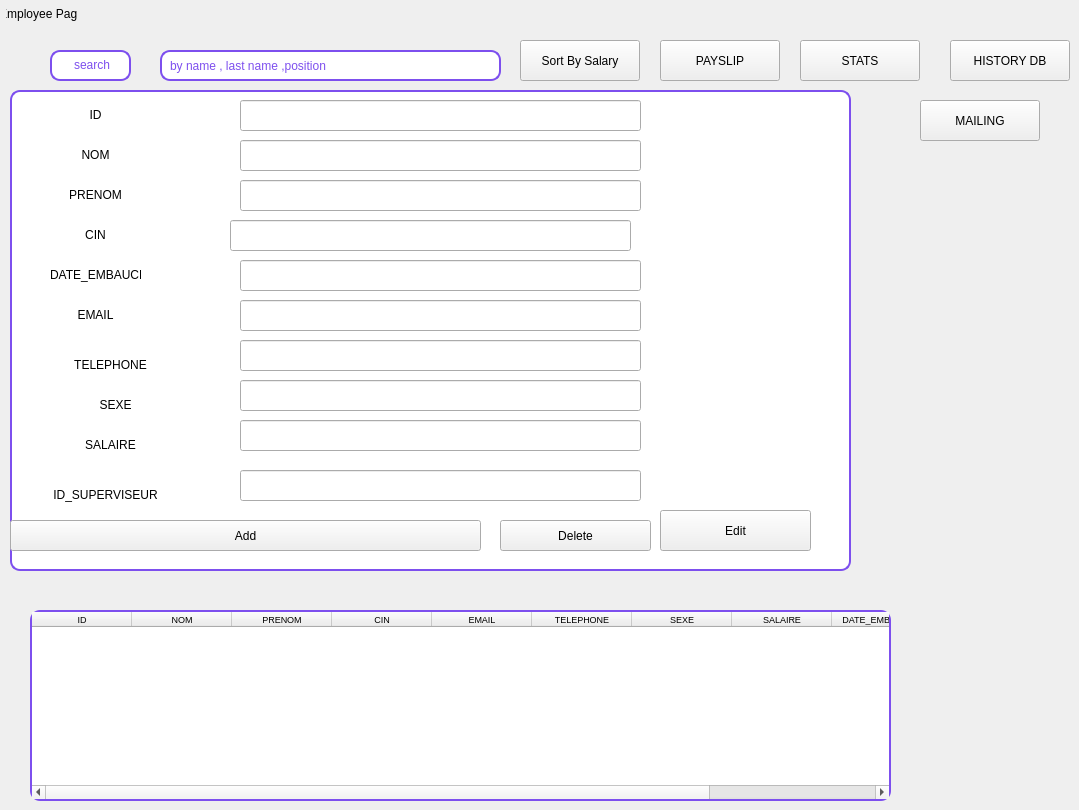
      <widget class="QWidget" name="employeePage">
       <widget class="QLabel" name="employeeLabel">
        <property name="geometry">
         <rect>
          <x>6</x>
          <y>6</y>
          <width>71</width>
          <height>16</height>
         </rect>
        </property>
        <property name="text">
         <string>Employee Page</string>
        </property>
        <property name="alignment">
         <set>Qt::AlignmentFlag::AlignCenter</set>
        </property>
       </widget>
       <widget class="QLabel" name="label_6">
        <property name="geometry">
         <rect>
          <x>50</x>
          <y>50</y>
          <width>81</width>
          <height>31</height>
         </rect>
        </property>
        <property name="styleSheet">
         <string notr="true">QLabel#label_6 {
    background-color: #FFFFFF;
    border: 2px solid #7D4FEE;
    border-radius: 10px;
    padding: 6px;
    font: 10pt &quot;Arial&quot;;
    color: #7D4FEE;
}</string>
        </property>
        <property name="text">
         <string>&lt;html&gt;&lt;head/&gt;&lt;body&gt;&lt;p align=&quot;center&quot;&gt;search&lt;/p&gt;&lt;/body&gt;&lt;/html&gt;</string>
        </property>
       </widget>
       <widget class="QLineEdit" name="lineEdit_6">
        <property name="geometry">
         <rect>
          <x>160</x>
          <y>50</y>
          <width>341</width>
          <height>31</height>
         </rect>
        </property>
        <property name="styleSheet">
         <string notr="true">QLineEdit#lineEdit_6 {
    background-color: #FFFFFF;
    border: 2px solid #7D4FEE;
    border-radius: 10px;
    padding: 6px;
    font: 10pt &quot;Arial&quot;;
    color: #7D4FEE;
}

QLineEdit#lineEdit_6:focus {
    border: 2px solid #5A2BE2; /* darker purple when focused */
}

QLineEdit#lineEdit_6:disabled {
    background-color: #F0F0F0;
    color: #AAAAAA;
    border: 2px solid #CCCCCC;
}
</string>
        </property>
        <property name="text">
         <string>by name , last name ,position</string>
        </property>
       </widget>
       <widget class="QWidget" name="widget" native="true">
        <property name="geometry">
         <rect>
          <x>0</x>
          <y>80</y>
          <width>861</width>
          <height>501</height>
         </rect>
        </property>
        <property name="styleSheet">
         <string notr="true">QWidget#widget {
    background-color: #FFFFFF;
    border: 2px solid #7D4FEE;
    border-radius: 10px;
    font: bold 14pt &quot;Arial&quot;;
    color: #7D4FEE;
    margin: 10px;
}

</string>
        </property>
        <widget class="QLabel" name="label_7">
         <property name="geometry">
          <rect>
           <x>50</x>
           <y>20</y>
           <width>91</width>
           <height>31</height>
          </rect>
         </property>
         <property name="styleSheet">
          <string notr="true">QLabel#label {
    background-color: #FFFFFF;
    border: 2px solid #7D4FEE;
    border-radius: 10px;
    padding: 6px;
    font: 10pt &quot;Arial&quot;;
    color: #7D4FEE;
}
</string>
         </property>
         <property name="text">
          <string>&lt;html&gt;&lt;head/&gt;&lt;body&gt;&lt;p align=&quot;center&quot;&gt;ID&lt;/p&gt;&lt;/body&gt;&lt;/html&gt;</string>
         </property>
        </widget>
        <widget class="QLabel" name="label_8">
         <property name="geometry">
          <rect>
           <x>50</x>
           <y>60</y>
           <width>91</width>
           <height>31</height>
          </rect>
         </property>
         <property name="styleSheet">
          <string notr="true">QLabel#label_2 {
    background-color: #FFFFFF;
    border: 2px solid #7D4FEE;
    border-radius: 10px;
    padding: 6px;
    font: 10pt &quot;Arial&quot;;
    color: #7D4FEE;
}


</string>
         </property>
         <property name="text">
          <string>&lt;html&gt;&lt;head/&gt;&lt;body&gt;&lt;p align=&quot;center&quot;&gt;NOM&lt;/p&gt;&lt;/body&gt;&lt;/html&gt;</string>
         </property>
        </widget>
        <widget class="QLabel" name="label_9">
         <property name="geometry">
          <rect>
           <x>50</x>
           <y>100</y>
           <width>91</width>
           <height>31</height>
          </rect>
         </property>
         <property name="styleSheet">
          <string notr="true">QLabel#label_3 {
    background-color: #FFFFFF;
    border: 2px solid #7D4FEE;
    border-radius: 10px;
    padding: 6px;
    font: 10pt &quot;Arial&quot;;
    color: #7D4FEE;
}

QLabel#label_3:hover {
    background-color: #F5F5FF;
    color: #7D4FEE;
}

QLabel#label_3:disabled {
    background-color: #F0F0F0;
    color: #AAAAAA;
    border: 2px solid #CCCCCC;
}
</string>
         </property>
         <property name="text">
          <string>&lt;html&gt;&lt;head/&gt;&lt;body&gt;&lt;p align=&quot;center&quot;&gt;PRENOM&lt;/p&gt;&lt;/body&gt;&lt;/html&gt;</string>
         </property>
        </widget>
        <widget class="QLabel" name="label_12">
         <property name="geometry">
          <rect>
           <x>50</x>
           <y>140</y>
           <width>91</width>
           <height>31</height>
          </rect>
         </property>
         <property name="styleSheet">
          <string notr="true">QLabel#label_4 {
    background-color: #FFFFFF;
    border: 2px solid #7D4FEE;
    border-radius: 10px;
    padding: 6px;
    font: 10pt &quot;Arial&quot;;
    color: #7D4FEE;
}

QLabel#label_4:hover {
    background-color: #F5F5FF;
    color: #7D4FEE;
}

QLabel#label_4:disabled {
    background-color: #F0F0F0;
    color: #AAAAAA;
    border: 2px solid #CCCCCC;
}
</string>
         </property>
         <property name="text">
          <string>&lt;html&gt;&lt;head/&gt;&lt;body&gt;&lt;p align=&quot;center&quot;&gt;CIN&lt;/p&gt;&lt;/body&gt;&lt;/html&gt;</string>
         </property>
        </widget>
        <widget class="QLabel" name="label_16">
         <property name="geometry">
          <rect>
           <x>50</x>
           <y>180</y>
           <width>91</width>
           <height>31</height>
          </rect>
         </property>
         <property name="styleSheet">
          <string notr="true">QLabel#label_5 {
    background-color: #FFFFFF;
    border: 2px solid #7D4FEE;
    border-radius: 10px;
    padding: 6px;
    font: 10pt &quot;Arial&quot;;
    color: #7D4FEE;
}

QLabel#label_5:hover {
    background-color: #F5F5FF;
    color: #7D4FEE;
}

QLabel#label_5:disabled {
    background-color: #F0F0F0;
    color: #AAAAAA;
    border: 2px solid #CCCCCC;
}
</string>
         </property>
         <property name="text">
          <string>&lt;html&gt;&lt;head/&gt;&lt;body&gt;&lt;p align=&quot;center&quot;&gt;DATE_EMBAUCHE&lt;/p&gt;&lt;/body&gt;&lt;/html&gt;</string>
         </property>
        </widget>
        <widget class="QLineEdit" name="lineEdit_12">
         <property name="geometry">
          <rect>
           <x>240</x>
           <y>20</y>
           <width>401</width>
           <height>31</height>
          </rect>
         </property>
         <property name="styleSheet">
          <string notr="true">QLineEdit#lineEdit {
    background-color: #FFFFFF;
    border: 2px solid #7D4FEE;
    border-radius: 10px;
    padding: 6px;
    font: 10pt &quot;Arial&quot;;
    color: #7D4FEE;
}

QLineEdit#lineEdit:focus {
    border: 2px solid #5A2BE2; /* darker purple when focused */
}

QLineEdit#lineEdit:disabled {
    background-color: #F0F0F0;
    color: #AAAAAA;
    border: 2px solid #CCCCCC;
}
</string>
         </property>
        </widget>
        <widget class="QLineEdit" name="lineEdit_13">
         <property name="geometry">
          <rect>
           <x>240</x>
           <y>60</y>
           <width>401</width>
           <height>31</height>
          </rect>
         </property>
         <property name="styleSheet">
          <string notr="true">QLineEdit#lineEdit_2 {
    background-color: #FFFFFF;
    border: 2px solid #7D4FEE;
    border-radius: 10px;
    padding: 6px;
    font: 10pt &quot;Arial&quot;;
    color: #7D4FEE;
}

QLineEdit#lineEdit_2:focus {
    border: 2px solid #5A2BE2; /* darker purple when focused */
}

QLineEdit#lineEdit_2:disabled {
    background-color: #F0F0F0;
    color: #AAAAAA;
    border: 2px solid #CCCCCC;
}
</string>
         </property>
        </widget>
        <widget class="QLineEdit" name="lineEdit_14">
         <property name="geometry">
          <rect>
           <x>240</x>
           <y>100</y>
           <width>401</width>
           <height>31</height>
          </rect>
         </property>
         <property name="styleSheet">
          <string notr="true">QLineEdit#lineEdit_3 {
    background-color: #FFFFFF;
    border: 2px solid #7D4FEE;
    border-radius: 10px;
    padding: 6px;
    font: 10pt &quot;Arial&quot;;
    color: #7D4FEE;
}

QLineEdit#lineEdit_3:focus {
    border: 2px solid #5A2BE2; /* darker purple when focused */
}

QLineEdit#lineEdit_3:disabled {
    background-color: #F0F0F0;
    color: #AAAAAA;
    border: 2px solid #CCCCCC;
}
</string>
         </property>
        </widget>
        <widget class="QLineEdit" name="lineEdit_15">
         <property name="geometry">
          <rect>
           <x>230</x>
           <y>140</y>
           <width>401</width>
           <height>31</height>
          </rect>
         </property>
         <property name="styleSheet">
          <string notr="true">QLineEdit#lineEdit_4 {
    background-color: #FFFFFF;
    border: 2px solid #7D4FEE;
    border-radius: 10px;
    padding: 6px;
    font: 10pt &quot;Arial&quot;;
    color: #7D4FEE;
}

QLineEdit#lineEdit_4:focus {
    border: 2px solid #5A2BE2; /* darker purple when focused */
}

QLineEdit#lineEdit_4:disabled {
    background-color: #F0F0F0;
    color: #AAAAAA;
    border: 2px solid #CCCCCC;
}
</string>
         </property>
        </widget>
        <widget class="QLineEdit" name="lineEdit_16">
         <property name="geometry">
          <rect>
           <x>240</x>
           <y>180</y>
           <width>401</width>
           <height>31</height>
          </rect>
         </property>
         <property name="styleSheet">
          <string notr="true">QLineEdit#lineEdit_5 {
    background-color: #FFFFFF;
    border: 2px solid #7D4FEE;
    border-radius: 10px;
    padding: 6px;
    font: 10pt &quot;Arial&quot;;
    color: #7D4FEE;
}

QLineEdit#lineEdit_5:focus {
    border: 2px solid #5A2BE2; /* darker purple when focused */
}

QLineEdit#lineEdit_5:disabled {
    background-color: #F0F0F0;
    color: #AAAAAA;
    border: 2px solid #CCCCCC;
}
</string>
         </property>
        </widget>
        <widget class="QPushButton" name="pushButton_8">
         <property name="geometry">
          <rect>
           <x>660</x>
           <y>430</y>
           <width>151</width>
           <height>41</height>
          </rect>
         </property>
         <property name="styleSheet">
          <string notr="true">QPushButton#pushButton_6 {
    background-color: #7D4FEE;
    color: #FFFFFF;
    border-radius: 10px;
    padding: 8px;
    min-width: 100px;
    font: 10pt &quot;Arial&quot;;
    border: 2px solid #7D4FEE;
}

QPushButton#pushButton_6:hover {
    background-color: #FFFFFF;
    color: #7D4FEE;
    border: 2px solid #7D4FEE;
}
</string>
         </property>
         <property name="text">
          <string>Edit</string>
         </property>
        </widget>
        <widget class="QPushButton" name="pushButton_10">
         <property name="geometry">
          <rect>
           <x>500</x>
           <y>440</y>
           <width>151</width>
           <height>31</height>
          </rect>
         </property>
         <property name="styleSheet">
          <string notr="true">QPushButton#pushButton_7 {
    background-color: #7D4FEE;
    color: #FFFFFF;
    border-radius: 10px;
    padding: 8px;
    min-width: 100px;
    font: 10pt &quot;Arial&quot;;
    border: 2px solid #7D4FEE;
}

QPushButton#pushButton_7:hover {
    background-color: #FFFFFF;
    color: #7D4FEE;
    border: 2px solid #7D4FEE;
}
</string>
         </property>
         <property name="text">
          <string>Delete</string>
         </property>
        </widget>
        <widget class="QPushButton" name="pushButton_11">
         <property name="geometry">
          <rect>
           <x>10</x>
           <y>440</y>
           <width>471</width>
           <height>31</height>
          </rect>
         </property>
         <property name="styleSheet">
          <string notr="true">QPushButton#pushButton_9 {
    background-color: #7D4FEE;
    color: #FFFFFF;
    border-radius: 10px;
    padding: 8px;
    min-width: 100px;
    font: 10pt &quot;Arial&quot;;
    border: 2px solid #7D4FEE;
}

QPushButton#pushButton_9:hover {
    background-color: #FFFFFF;
    color: #7D4FEE;
    border: 2px solid #7D4FEE;
}
</string>
         </property>
         <property name="text">
          <string>Add</string>
         </property>
        </widget>
        <widget class="QLabel" name="label_17">
         <property name="geometry">
          <rect>
           <x>60</x>
           <y>270</y>
           <width>101</width>
           <height>31</height>
          </rect>
         </property>
         <property name="styleSheet">
          <string notr="true">QLabel#label_10 {
    background-color: #FFFFFF;
    border: 2px solid #7D4FEE;
    border-radius: 10px;
    padding: 6px;
    font: 10pt &quot;Arial&quot;;
    color: #7D4FEE;
}

QLabel#label_10:hover {
    background-color: #F5F5FF;
    color: #7D4FEE;
}

QLabel#label_10:disabled {
    background-color: #F0F0F0;
    color: #AAAAAA;
    border: 2px solid #CCCCCC;
}
</string>
         </property>
         <property name="text">
          <string>&lt;html&gt;&lt;head/&gt;&lt;body&gt;&lt;p align=&quot;center&quot;&gt;TELEPHONE&lt;/p&gt;&lt;/body&gt;&lt;/html&gt;</string>
         </property>
        </widget>
        <widget class="QLabel" name="label_18">
         <property name="geometry">
          <rect>
           <x>50</x>
           <y>220</y>
           <width>91</width>
           <height>31</height>
          </rect>
         </property>
         <property name="styleSheet">
          <string notr="true">QLabel#label_11 {
    background-color: #FFFFFF;
    border: 2px solid #7D4FEE;
    border-radius: 10px;
    padding: 6px;
    font: 10pt &quot;Arial&quot;;
    color: #7D4FEE;
}

QLabel#label_11:hover {
    background-color: #F5F5FF;
    color: #7D4FEE;
}

QLabel#label_11:disabled {
    background-color: #F0F0F0;
    color: #AAAAAA;
    border: 2px solid #CCCCCC;
}
</string>
         </property>
         <property name="text">
          <string>&lt;html&gt;&lt;head/&gt;&lt;body&gt;&lt;p align=&quot;center&quot;&gt;EMAIL&lt;/p&gt;&lt;/body&gt;&lt;/html&gt;</string>
         </property>
        </widget>
        <widget class="QLineEdit" name="lineEdit_17">
         <property name="geometry">
          <rect>
           <x>240</x>
           <y>220</y>
           <width>401</width>
           <height>31</height>
          </rect>
         </property>
         <property name="styleSheet">
          <string notr="true">QLineEdit#lineEdit_7 {
    background-color: #FFFFFF;
    border: 2px solid #7D4FEE;
    border-radius: 10px;
    padding: 6px;
    font: 10pt &quot;Arial&quot;;
    color: #7D4FEE;
}

QLineEdit#lineEdit_7:focus {
    border: 2px solid #5A2BE2; /* darker purple when focused */
}

QLineEdit#lineEdit_7:disabled {
    background-color: #F0F0F0;
    color: #AAAAAA;
    border: 2px solid #CCCCCC;
}
</string>
         </property>
        </widget>
        <widget class="QLineEdit" name="lineEdit_18">
         <property name="geometry">
          <rect>
           <x>240</x>
           <y>260</y>
           <width>401</width>
           <height>31</height>
          </rect>
         </property>
         <property name="styleSheet">
          <string notr="true">QLineEdit#lineEdit_8 {
    background-color: #FFFFFF;
    border: 2px solid #7D4FEE;
    border-radius: 10px;
    padding: 6px;
    font: 10pt &quot;Arial&quot;;
    color: #7D4FEE;
}

QLineEdit#lineEdit_8:focus {
    border: 2px solid #5A2BE2; /* darker purple when focused */
}

QLineEdit#lineEdit_8:disabled {
    background-color: #F0F0F0;
    color: #AAAAAA;
    border: 2px solid #CCCCCC;
}
</string>
         </property>
        </widget>
        <widget class="QLabel" name="label_19">
         <property name="geometry">
          <rect>
           <x>50</x>
           <y>310</y>
           <width>131</width>
           <height>31</height>
          </rect>
         </property>
         <property name="styleSheet">
          <string notr="true">QLabel#label_13 {
    background-color: #FFFFFF;
    border: 2px solid #7D4FEE;
    border-radius: 10px;
    padding: 6px;
    font: 10pt &quot;Arial&quot;;
    color: #7D4FEE;
}

QLabel#label_10:hover {
    background-color: #F5F5FF;
    color: #7D4FEE;
}

QLabel#label_10:disabled {
    background-color: #F0F0F0;
    color: #AAAAAA;
    border: 2px solid #CCCCCC;
}
</string>
         </property>
         <property name="text">
          <string>&lt;html&gt;&lt;head/&gt;&lt;body&gt;&lt;p align=&quot;center&quot;&gt;SEXE&lt;/p&gt;&lt;/body&gt;&lt;/html&gt;</string>
         </property>
        </widget>
        <widget class="QLabel" name="label_20">
         <property name="geometry">
          <rect>
           <x>40</x>
           <y>350</y>
           <width>141</width>
           <height>31</height>
          </rect>
         </property>
         <property name="styleSheet">
          <string notr="true">QLabel#label_14 {
    background-color: #FFFFFF;
    border: 2px solid #7D4FEE;
    border-radius: 10px;
    padding: 6px;
    font: 10pt &quot;Arial&quot;;
    color: #7D4FEE;
}

QLabel#label_10:hover {
    background-color: #F5F5FF;
    color: #7D4FEE;
}

QLabel#label_10:disabled {
    background-color: #F0F0F0;
    color: #AAAAAA;
    border: 2px solid #CCCCCC;
}
</string>
         </property>
         <property name="text">
          <string>&lt;html&gt;&lt;head/&gt;&lt;body&gt;&lt;p align=&quot;center&quot;&gt;SALAIRE&lt;/p&gt;&lt;/body&gt;&lt;/html&gt;</string>
         </property>
        </widget>
        <widget class="QLabel" name="label_21">
         <property name="geometry">
          <rect>
           <x>20</x>
           <y>400</y>
           <width>171</width>
           <height>31</height>
          </rect>
         </property>
         <property name="styleSheet">
          <string notr="true">QLabel#label_15 {
    background-color: #FFFFFF;
    border: 2px solid #7D4FEE;
    border-radius: 10px;
    padding: 6px;
    font: 10pt &quot;Arial&quot;;
    color: #7D4FEE;
}

QLabel#label_10:hover {
    background-color: #F5F5FF;
    color: #7D4FEE;
}

QLabel#label_10:disabled {
    background-color: #F0F0F0;
    color: #AAAAAA;
    border: 2px solid #CCCCCC;
}
</string>
         </property>
         <property name="text">
          <string>&lt;html&gt;&lt;head/&gt;&lt;body&gt;&lt;p align=&quot;center&quot;&gt;ID_SUPERVISEUR&lt;/p&gt;&lt;/body&gt;&lt;/html&gt;</string>
         </property>
        </widget>
        <widget class="QLineEdit" name="lineEdit_19">
         <property name="geometry">
          <rect>
           <x>240</x>
           <y>300</y>
           <width>401</width>
           <height>31</height>
          </rect>
         </property>
         <property name="styleSheet">
          <string notr="true">QLineEdit#lineEdit_9 {
    background-color: #FFFFFF;
    border: 2px solid #7D4FEE;
    border-radius: 10px;
    padding: 6px;
    font: 10pt &quot;Arial&quot;;
    color: #7D4FEE;
}

QLineEdit#lineEdit_8:focus {
    border: 2px solid #5A2BE2; /* darker purple when focused */
}

QLineEdit#lineEdit_8:disabled {
    background-color: #F0F0F0;
    color: #AAAAAA;
    border: 2px solid #CCCCCC;
}
</string>
         </property>
        </widget>
        <widget class="QLineEdit" name="lineEdit_20">
         <property name="geometry">
          <rect>
           <x>240</x>
           <y>340</y>
           <width>401</width>
           <height>31</height>
          </rect>
         </property>
         <property name="styleSheet">
          <string notr="true">QLineEdit#lineEdit_10 {
    background-color: #FFFFFF;
    border: 2px solid #7D4FEE;
    border-radius: 10px;
    padding: 6px;
    font: 10pt &quot;Arial&quot;;
    color: #7D4FEE;
}

QLineEdit#lineEdit_8:focus {
    border: 2px solid #5A2BE2; /* darker purple when focused */
}

QLineEdit#lineEdit_8:disabled {
    background-color: #F0F0F0;
    color: #AAAAAA;
    border: 2px solid #CCCCCC;
}
</string>
         </property>
        </widget>
        <widget class="QLineEdit" name="lineEdit_21">
         <property name="geometry">
          <rect>
           <x>240</x>
           <y>390</y>
           <width>401</width>
           <height>31</height>
          </rect>
         </property>
         <property name="styleSheet">
          <string notr="true">QLineEdit#lineEdit_11 {
    background-color: #FFFFFF;
    border: 2px solid #7D4FEE;
    border-radius: 10px;
    padding: 6px;
    font: 10pt &quot;Arial&quot;;
    color: #7D4FEE;
}

QLineEdit#lineEdit_8:focus {
    border: 2px solid #5A2BE2; /* darker purple when focused */
}

QLineEdit#lineEdit_8:disabled {
    background-color: #F0F0F0;
    color: #AAAAAA;
    border: 2px solid #CCCCCC;
}
</string>
         </property>
        </widget>
       </widget>
       <widget class="QPushButton" name="pushButton_12">
        <property name="geometry">
         <rect>
          <x>520</x>
          <y>40</y>
          <width>120</width>
          <height>41</height>
         </rect>
        </property>
        <property name="styleSheet">
         <string notr="true">QPushButton#pushButton_10 {
    background-color: #7D4FEE;
    color: #FFFFFF;
    border-radius: 10px;
    padding: 8px;
    min-width: 100px;
    font: 10pt &quot;Arial&quot;;
    border: 2px solid #7D4FEE;
}

QPushButton#pushButton_10:hover {
    background-color: #FFFFFF;
    color: #7D4FEE;
    border: 2px solid #7D4FEE;
}</string>
        </property>
        <property name="text">
         <string>Sort By Salary</string>
        </property>
       </widget>
       <widget class="QTableWidget" name="tableWidget">
        <property name="geometry">
         <rect>
          <x>30</x>
          <y>610</y>
          <width>861</width>
          <height>191</height>
         </rect>
        </property>
        <property name="styleSheet">
         <string notr="true">QTableWidget#tableWidget {
    background-color: #FFFFFF;
    border: 2px solid #7D4FEE;
    border-radius: 10px;
    gridline-color: #7D4FEE;
    font: 10pt &quot;Arial&quot;;
    color: #7D4FEE;
}
</string>
        </property>
        <column>
         <property name="text">
          <string>ID</string>
         </property>
         <property name="font">
          <font>
           <pointsize>7</pointsize>
          </font>
         </property>
        </column>
        <column>
         <property name="text">
          <string>NOM</string>
         </property>
         <property name="font">
          <font>
           <pointsize>7</pointsize>
          </font>
         </property>
        </column>
        <column>
         <property name="text">
          <string>PRENOM</string>
         </property>
         <property name="font">
          <font>
           <pointsize>7</pointsize>
          </font>
         </property>
        </column>
        <column>
         <property name="text">
          <string>CIN</string>
         </property>
         <property name="font">
          <font>
           <pointsize>7</pointsize>
          </font>
         </property>
        </column>
        <column>
         <property name="text">
          <string>EMAIL</string>
         </property>
         <property name="font">
          <font>
           <pointsize>7</pointsize>
          </font>
         </property>
        </column>
        <column>
         <property name="text">
          <string>TELEPHONE</string>
         </property>
         <property name="font">
          <font>
           <pointsize>7</pointsize>
          </font>
         </property>
        </column>
        <column>
         <property name="text">
          <string>SEXE</string>
         </property>
         <property name="font">
          <font>
           <pointsize>7</pointsize>
          </font>
         </property>
        </column>
        <column>
         <property name="text">
          <string>SALAIRE</string>
         </property>
         <property name="font">
          <font>
           <pointsize>7</pointsize>
          </font>
         </property>
        </column>
        <column>
         <property name="text">
          <string>DATE_EMBAUCHE</string>
         </property>
         <property name="font">
          <font>
           <pointsize>7</pointsize>
          </font>
         </property>
        </column>
        <column>
         <property name="text">
          <string>ID_SUPERVISEUR</string>
         </property>
         <property name="font">
          <font>
           <pointsize>7</pointsize>
          </font>
         </property>
        </column>
       </widget>
       <widget class="QPushButton" name="pushButton_13">
        <property name="geometry">
         <rect>
          <x>660</x>
          <y>40</y>
          <width>120</width>
          <height>41</height>
         </rect>
        </property>
        <property name="styleSheet">
         <string notr="true">QPushButton#pushButton_11 {
    background-color: #7D4FEE;
    color: #FFFFFF;
    border-radius: 10px;
    padding: 8px;
    min-width: 100px;
    font: 10pt &quot;Arial&quot;;
    border: 2px solid #7D4FEE;
}

QPushButton#pushButton_11:hover {
    background-color: #FFFFFF;
    color: #7D4FEE;
    border: 2px solid #7D4FEE;
}</string>
        </property>
        <property name="text">
         <string>PAYSLIP</string>
        </property>
       </widget>
       <widget class="QPushButton" name="STATS">
        <property name="geometry">
         <rect>
          <x>800</x>
          <y>40</y>
          <width>120</width>
          <height>41</height>
         </rect>
        </property>
        <property name="text">
         <string>STATS</string>
        </property>
       </widget>
       <widget class="QPushButton" name="HISTORY">
        <property name="geometry">
         <rect>
          <x>950</x>
          <y>40</y>
          <width>120</width>
          <height>41</height>
         </rect>
        </property>
        <property name="text">
         <string>HISTORY DB</string>
        </property>
       </widget>
       <widget class="QPushButton" name="MAILING">
        <property name="geometry">
         <rect>
          <x>920</x>
          <y>100</y>
          <width>120</width>
          <height>41</height>
         </rect>
        </property>
        <property name="text">
         <string>MAILING</string>
        </property>
       </widget>
      </widget>
